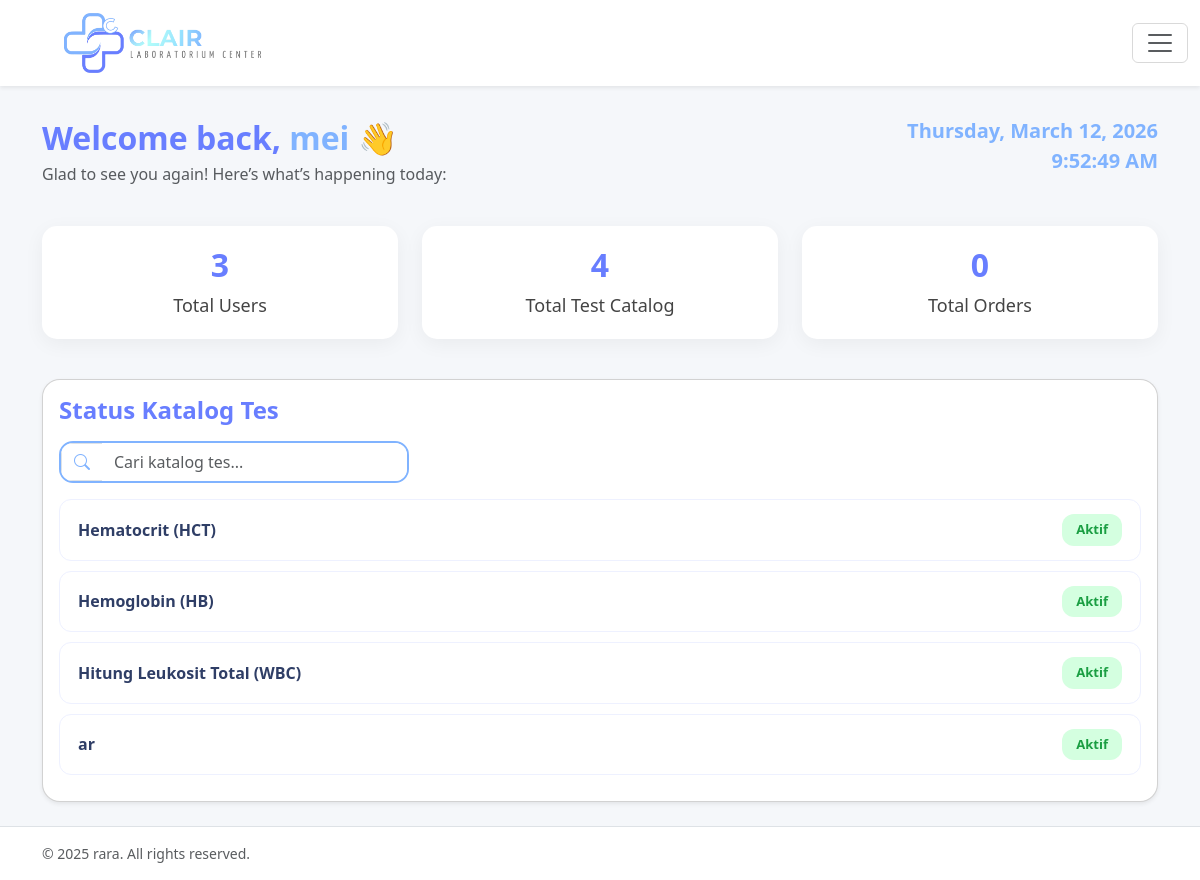
Page /admin/ (signed in) on the committed database.
### eas/models/user.py (models this page shows, shortened)
class User(UserMixin, db.Model):
    id = db.Column(db.Integer, primary_key=True)
    username = db.Column(db.String(64), unique=True)
    password_hash = db.Column(db.String(128))
    role = db.Column(db.String(20))
    def is_admin(self): return self.role == "admin"

### eas/models/testcatalog.py (models this page shows)
class TestCatalog(db.Model):
    id = db.Column(db.Integer, primary_key=True)
    code = db.Column(db.String(64), unique=True)
    name = db.Column(db.String(128))
    description = db.Column(db.Text)
    price = db.Column(db.Float)
    active = db.Column(db.Boolean, default=True)

### eas/admin.py (the view)
@admin_bp.route("/")
@login_required
def dashboard():
    if not admin_only():
        return redirect("/login")
    users_count = User.query.count()
    tests_count = TestCatalog.query.count()
    orders_count = Order.query.count()
    tests = TestCatalog.query.order_by(TestCatalog.name.asc()).all()
    return render_template(
        "admin/dashboard.html",
        users_count=users_count,
        tests_count=tests_count,
        orders_count=orders_count,
        tests=tests,
        active="dashboard"
    )

### eas/__init__.py (called while the page is built)
def create_app():
    app = Flask(__name__)
    app.config.from_object(Config)
    db.init_app(app)
    login_manager.init_app(app)
    from eas.auth import auth_bp
    from eas.admin import admin_bp
    from eas.lab import lab_bp
    app.register_blueprint(auth_bp)
    app.register_blueprint(admin_bp, url_prefix="/admin")
    app.register_blueprint(lab_bp, url_prefix="/lab")
    @app.route("/")
    def home():
        if current_user.is_authenticated:
            if current_user.role == "admin":
                return redirect("/admin")
            elif current_user.role == "lab":
                return redirect("/lab")
        return redirect("/login")
    @login_manager.user_loader
    def load_user(uid):
        return User.query.get(int(uid))
    with app.app_context():
        db.create_all()
    return app

### eas/admin.py (called while the page is built)
def admin_only():
    return current_user.is_authenticated and current_user.is_admin()

### eas/templates/admin/dashboard.html (shortened to what this page needs)
{% extends "base.html" %}
{% block content %}
<div class="row align-items-center mb-4">
    <div class="col-md-8 mt-4">
        <div class="welcome-title">
            Welcome back, <span style="color:#80B3FF;">{{ current_user.username }}</span> 👋
        </div>
        <p class="text-muted">Glad to see you again! Here’s what’s happening today:</p>
    </div>
    <div class="col-md-4 dashboard-time">
        <div id="dashboard-date"></div>
        <div id="dashboard-time"></div>
    </div>
</div>
<div class="row">
    <div class="col-md-4 mb-3">
        <div class="summary-card">
            <h2>{{ users_count }}</h2>
            <p>Total Users</p>
        </div>
    </div>
    <div class="col-md-4 mb-3">
        <div class="summary-card">
            <h2>{{ tests_count }}</h2>
            <p>Total Test Catalog</p>
        </div>
    </div>
    <div class="col-md-4 mb-3">
        <div class="summary-card">
            <h2>{{ orders_count }}</h2>
            <p>Total Orders</p>
        </div>
    </div>
</div>
<div class="col-12 mt-4">
    <div class="card shadow-sm" style="border-radius:18px;">
        <div class="card-body">
            <h4 class="fw-bold mb-3" style="color:#687EFF;">Status Katalog Tes</h4>
            <div class="input-group catalog-search mb-3">
                <span class="input-group-text">
                    <i class="bi bi-search" style="color:#80B3FF;"></i>
                </span>
                <input type="text"
                       id="catalogSearch"
                       class="form-control"
                       placeholder="Cari katalog tes...">
            </div>
            <div id="catalogList">
                {% for t in tests %}
                <div class="catalog-item">
                    <div class="catalog-name">{{ t.name }}</div>
                    {% if t.active %}
                        <span class="status-badge status-active">Aktif</span>
                    {% else %}
                        <span class="status-badge status-off">Nonaktif</span>
                    {% endif %}
                </div>
                {% endfor %}
            </div>
        </div>
    </div>
</div>
{% endblock %}

### eas/templates/base.html (style rules this page uses)
body { background: #f5f7fa; }

### eas/templates/admin/dashboard.html (style rules this page uses)
.welcome-title { font-size: 32px; font-weight: 700; color: #687EFF; }
.dashboard-time { font-size: 20px; font-weight: 600; color: #80B3FF; text-align: right; }
.summary-card { border-radius: 15px; padding: 20px; background: white; box-shadow: 0 5px 20px rgba(0,0,0,0.05); text-align: center; }
.summary-card h2 { font-weight: 700; color: #687EFF; }
.summary-card p { margin: 0; font-size: 18px; color: #444; }
.catalog-item { padding: 14px 18px; background: #ffffff; border-radius: 12px; margin-bottom: 10px; border: 1px solid #eef1ff; display: flex; align-items: center; justify-content: space-between; transition: .2s ease; }
.catalog-name { font-size: 16px; font-weight: 600; color: #2f3e66; }
.catalog-search { max-width: 350px; border-radius: 14px; overflow: hidden; border: 2px solid #80B3FF; }
.catalog-search input { border: none; }
.catalog-search span { background: white; }
.status-badge { padding: 6px 14px; border-radius: 12px; font-size: 13px; font-weight: 600; }
.status-active { background: #d4ffe0; color: #1a9e42; }

### rows in the picture
User: username "mei"
TestCatalog: name "Hematocrit (HCT)", active "Aktif"
TestCatalog: name "Hemoglobin (HB)", active "Aktif"
TestCatalog: name "Hitung Leukosit Total (WBC)", active "Aktif"
TestCatalog: name "ar", active "Aktif"

### other values in the picture
{{ users_count }} "3"
{{ tests_count }} "4"
{{ orders_count }} "0"
